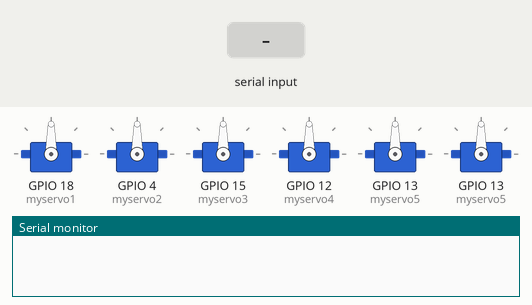
The sketch below on a simulated ESP32. On the bench: 6 × servo, the last lines printed to the serial monitor. Inputs (shaded band) come from the test bench.

Above: at 1.2 s.
1.3 s: "1\n" received over Serial
At 2.2 s:
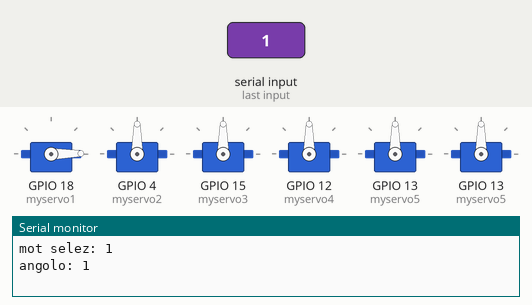
2.8 s: "2\n" received over Serial
At 3.3 s:
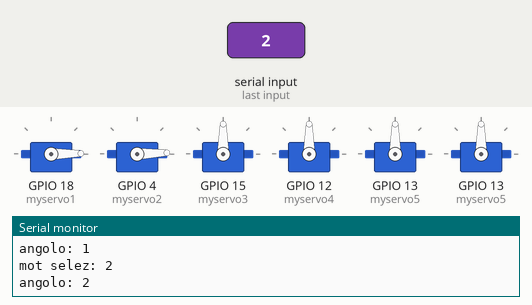
4.3 s: "3\n" received over Serial
At 5.5 s:
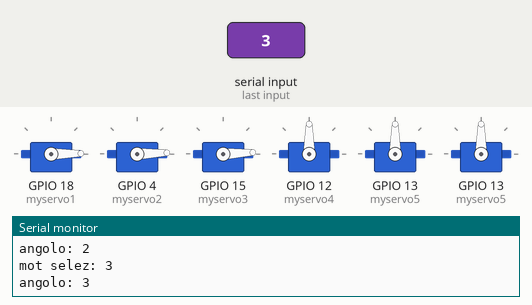
5.8 s: "4\n" received over Serial
At 6.8 s:
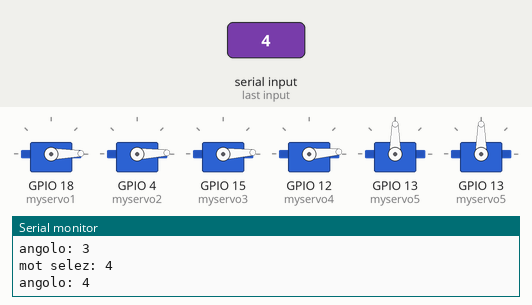
7.3 s: "5\n" received over Serial
At 8.0 s:
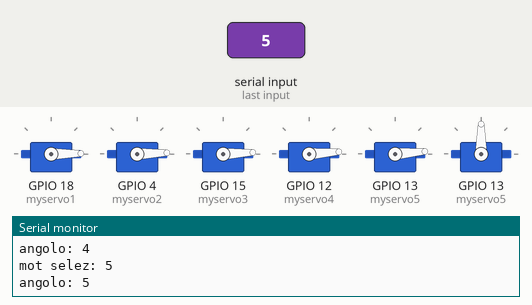
Timing chart, 0 to 9.8 s (numbered marks = the images above; inputs shaded):
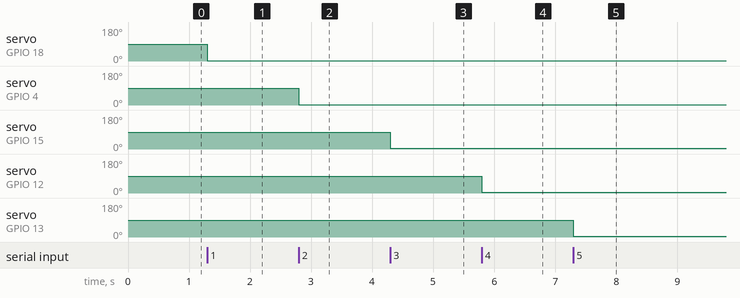

Measured:
- after the input at 1.3 s, servo on GPIO 18 (myservo1): 90° → 1° at once
- after the input at 2.8 s, servo on GPIO 4 (myservo2): 90° → 2° at once
- after the input at 4.3 s, servo on GPIO 15 (myservo3): 90° → 3° at once
- after the input at 5.8 s, servo on GPIO 12 (myservo4): 90° → 4° at once
- after the input at 7.3 s, servo on GPIO 13 (myservo5): 90° → 5° at once

The sketch:

Serial.ino
```cpp
#include <ESP32_Servo.h>
Servo myservo1;  // crea l'oggetto di tipo Servo, myservo sarà l'oggetto su cui opererai
Servo myservo2;
Servo myservo3;
Servo myservo4;
Servo myservo5;
Servo myservo6;

void setup() {
  myservo1.attach(18);  // lega l'oggetto myservo al pin a cui abbiamo collegato il nostro servo, in questo caso il pin 8
  myservo2.attach(4);
  myservo3.attach(15);
  myservo4.attach(12);
  myservo5.attach(13);
  myservo6.attach(13);
  Serial.begin(9600);
  myservo1.write(90);//inizializz
  myservo2.write(90);
  myservo3.write(90);
  myservo4.write(90);
  myservo5.write(90);
  myservo6.write(90);
}

char tmp;
int mot=0;
int cnt=0;
int angolo=0;
int dato1=0;
int dato2=0;
int dato3=0;
int a=0;
//limiti
//gomito 2-9

void loop() {
   if (Serial.available() > 0) {
    String input = Serial.readStringUntil('\n');
    int dashIndex = input.indexOf('-');
    mot = input.substring(0, dashIndex).toInt();
    angolo = input.substring(dashIndex + 1).toInt();
    Serial.print("mot selez: ");
    Serial.println(mot);
    Serial.print("angolo: ");
    Serial.println(angolo);

    switch (mot) {
      case 1:
        myservo1.write(angolo);
        mot=0;
        break;

      case 2:
        myservo2.write(angolo);
        mot=0;
        break;
      case 3:
        myservo3.write(angolo);
        mot=0;
        break;

      case 4:
        myservo4.write(angolo);
        mot=0;
        break;

      case 5:
        myservo5.write(angolo);
        mot=0;
        break;

      case 6:
        myservo6.write(angolo);
        mot=0;
        break;

      default:
        Serial.println("motore non esistente");
        break;
    }
  }
}
```
